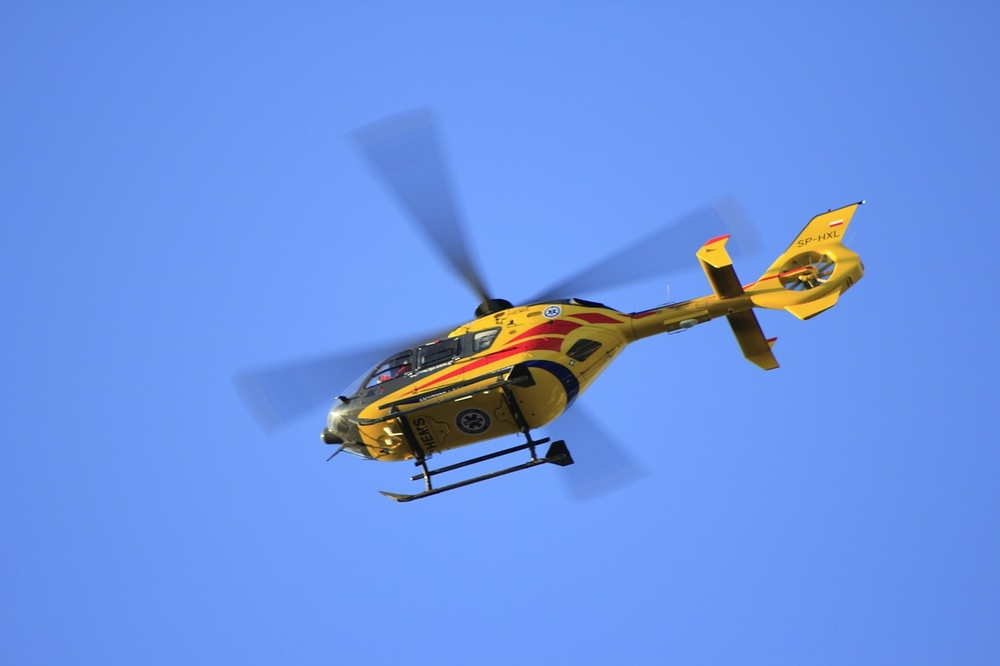
#> input picture 3)Görüntüler Üzerinde Temel İşlemler-2/helikopter2.jpg, 1000 x 666 px, shrunk from 1280 x 853 before the run
$ python 4.Thresholding.py
#> lines starting #> are read from the running program, lines starting #| are printed output that depends on the picture; after the words box and inside, x2 and y2 are one past the last pixel; in counts of white or black regions, pixels touching at a corner belong together
import cv2
import numpy as np
from matplotlib import pyplot as plt

"""
Thresholding: resimleri gruplandırma treshleme yöntemidir, bu yöntemle resmin çeşitli özellikleri, ayrıntıları ortaya çıkar...
"""


img = cv2.imread("helikopter2.jpg",0) # thresholding yapmak için resmimiz siyah-beyaz(gri) tonda olması gerekir o yüzden sıfır yazdık...
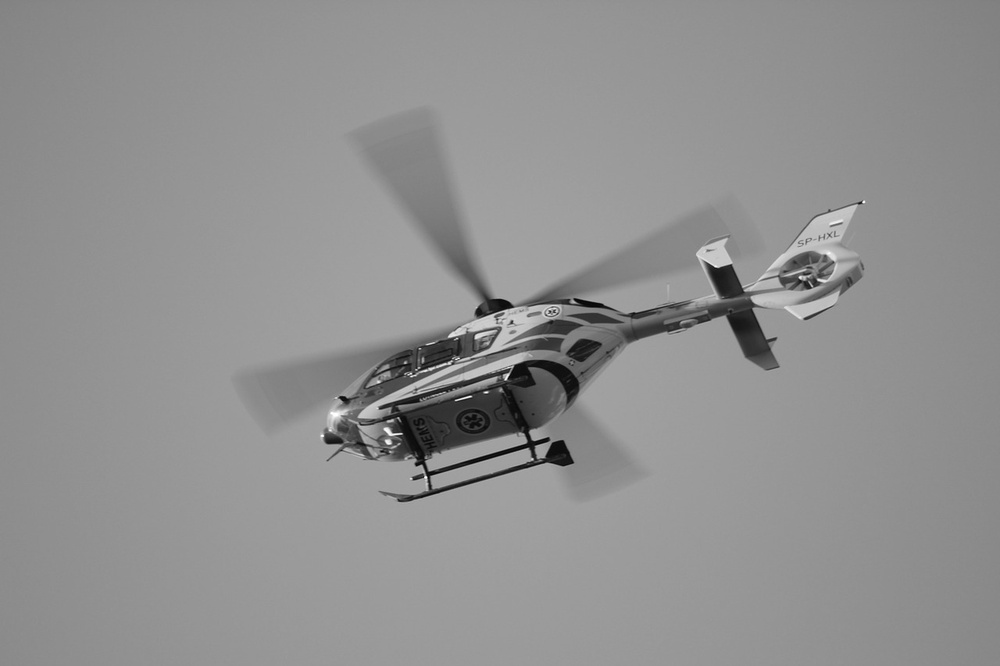
#> img: shape (666, 1000); min 2, max 255, mean 144.5

ret,th1 = cv2.threshold(img,150,255,cv2.THRESH_BINARY) # yeni resmi iki değişkende tutarız ret dönüş değerini tutar, th1 de yeni resmi tutar.Fonksiyonun içi sırayla(thresh edilecek resim/min thresh değeri/max thresh değeri/hazır fonksiyon)....
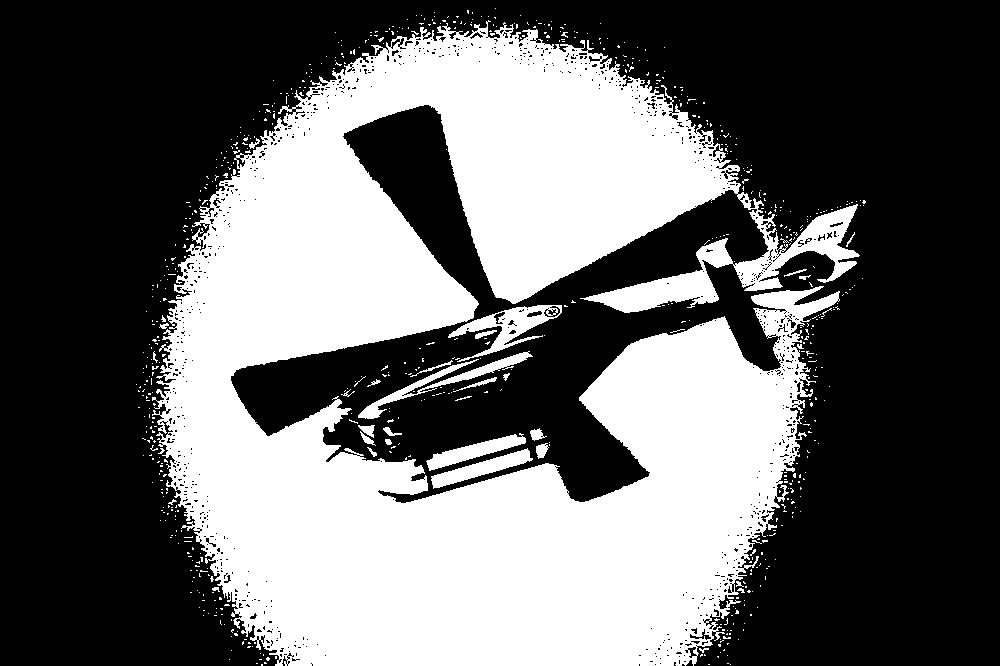
#> th1: shape (666, 1000); 39.7% white; 706 white regions (675 under 20 px), largest, box (x1, y1, x2, y2) and area: (152, 20, 860, 666) 254344, (448, 305, 562, 362) 1996, (358, 351, 533, 419) 1721
th2 = cv2.adaptiveThreshold(img,255,cv2.ADAPTIVE_THRESH_MEAN_C,cv2.THRESH_BINARY,31,2) # başka bir thresh yöntemidir.Fonksiyonun içi sırayla(thresh edilecek resim/max thresh değeri/hazır fonksiyon/hazır fonksiyon/çizgi kalınlığı(iki ile bölümünden kalanı 1 olan sayılar olmalı)/sabit(cızırtıları yok eder))...
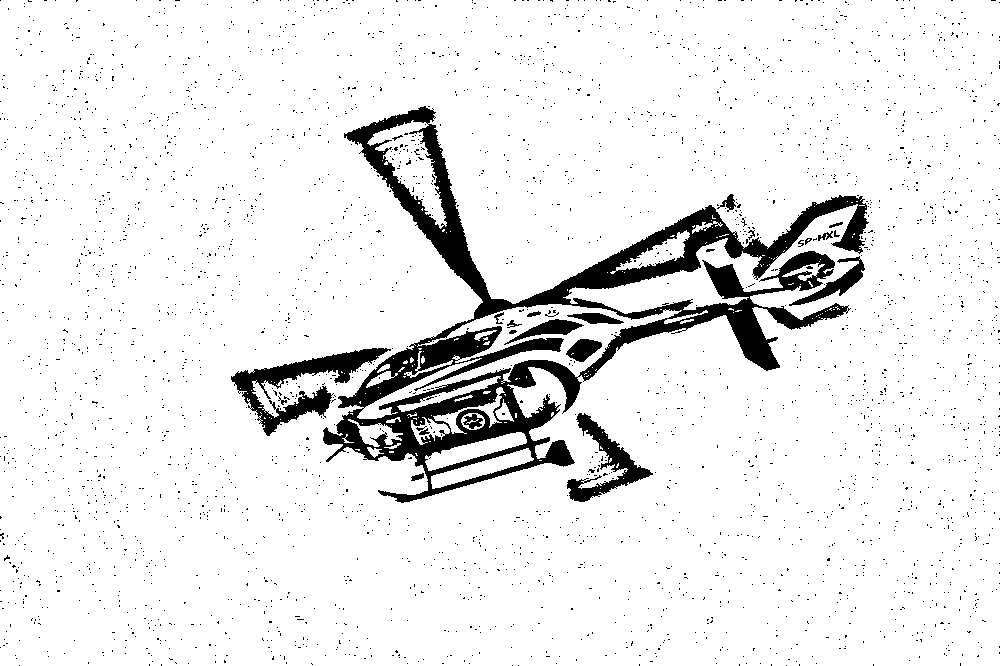
#> th2: shape (666, 1000); 91.9% white; 3140 black regions (3115 under 20 px), largest, box (x1, y1, x2, y2) and area: (323, 106, 869, 503) 38749, (231, 348, 391, 436) 4007, (567, 413, 653, 502) 2145
th3 = cv2.adaptiveThreshold(img,255,cv2.ADAPTIVE_THRESH_GAUSSIAN_C,cv2.THRESH_BINARY,21,2) # başka bir thresh yöntemidir.Fonksiyonun içi sırayla(thresh edilecek resim/max thresh değeri/hazır fonksiyon/hazır fonksiyon/çizgi kalınlığı(iki ile bölümünden kalanı 1 olan sayılar olmalı)/sabit(cızırtıları yok eder))
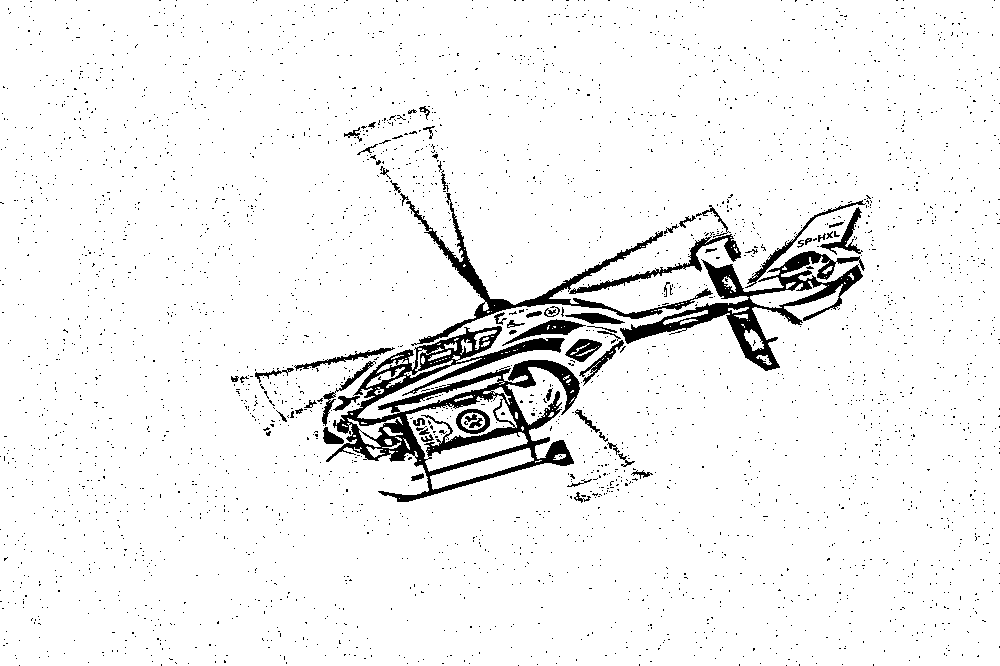
#> th3: shape (666, 1000); 94.5% white; 3260 black regions (3196 under 20 px), largest, box (x1, y1, x2, y2) and area: (326, 326, 580, 502) 12777, (620, 251, 865, 371) 6211, (406, 193, 713, 346) 3672

cv2.imshow("img-th1",th1)
cv2.imshow("img-th2",th2)
cv2.imshow("img-th3",th3)

cv2.waitKey(0)
cv2.destroyAllWindows()
